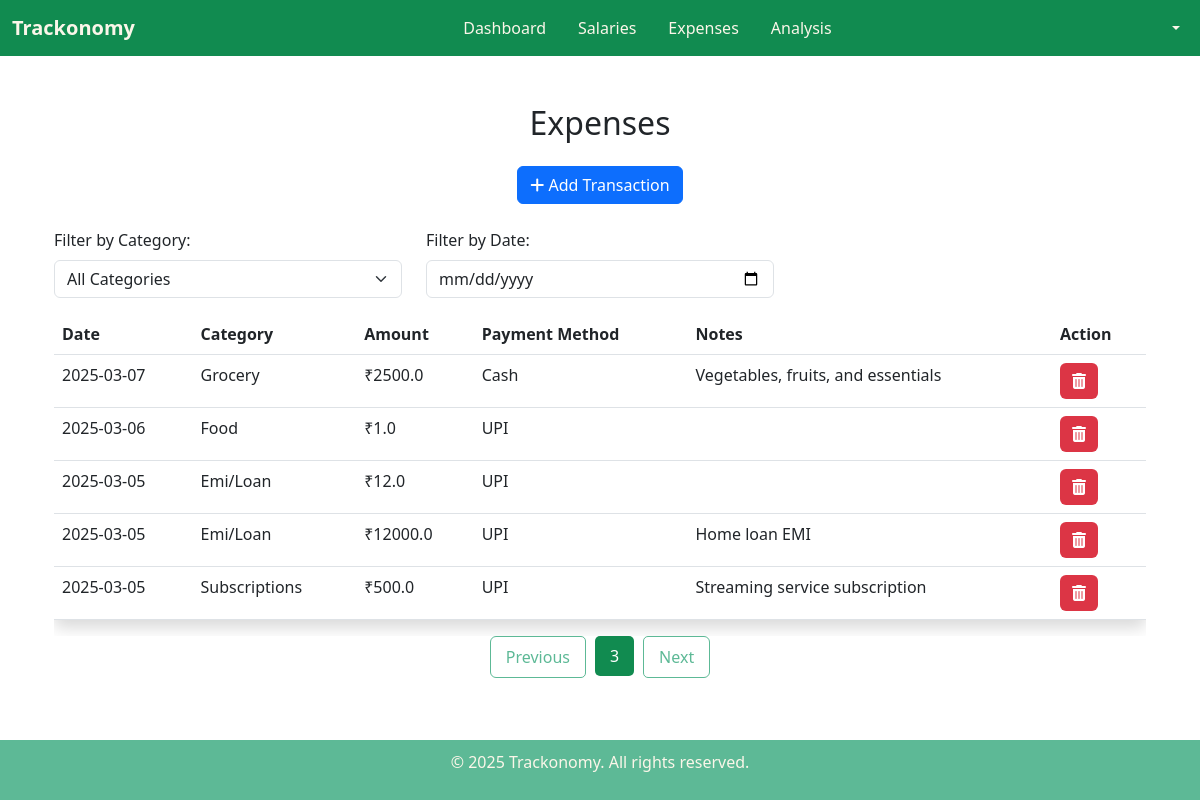
The app's page /expenses?page=3&category=&date= (signed in) with its own data.
### tables this page shows
CREATE TABLE expenses (
            id INTEGER PRIMARY KEY AUTOINCREMENT,
            user_id INTEGER NOT NULL,
            amount REAL NOT NULL,
            category TEXT NOT NULL,
            date TEXT NOT NULL,
            description TEXT,
            payment_method TEXT NOT NULL, recurring INTEGER DEFAULT 0, last_added DATE, salary_id INTEGER,
            FOREIGN KEY (user_id) REFERENCES users (id)
        );

### app.py (the view)
@app.route('/expenses')
def expenses():
    if 'username' not in session:
        return redirect(url_for('login'))
    user_id = session['user_id']
    page = request.args.get('page', 1, type=int)
    category = request.args.get('category', '', type=str)
    date = request.args.get('date', '', type=str)
    limit = 5  # Show 5 expenses per page
    offset = (page - 1) * limit
    conn = get_db_connection()
    cursor = conn.cursor()
    cursor.execute("SELECT id, amount, salary_type FROM salaries WHERE user_id = ?", (user_id,))
    salaries = cursor.fetchall()
    query_count = "SELECT COUNT(*) FROM expenses WHERE user_id = ?"
    params_count = [user_id]
    query = "SELECT * FROM expenses WHERE user_id = ?"
    params = [user_id]
    if category:
        query += " AND category = ?"
        params.append(category)
        query_count += " AND category = ?"
        params_count.append(category)
    if date:
        query += " AND date = ?"
        params.append(date)
        query_count += " AND date = ?"
        params_count.append(date)
    query += " ORDER BY date DESC LIMIT ? OFFSET ?"
    params.extend([limit, offset])
    cursor.execute(query_count, params_count)
    total_expenses = cursor.fetchone()[0]
    total_pages = (total_expenses + limit - 1) // limit  # Calculate total pages
    cursor.execute(query, params)
    expenses = cursor.fetchall()
    conn.close()
    return render_template(
        'expenses.html',
        expenses=expenses,
        page=page,
        total_pages=total_pages,
        category=category,
        date=date,
        salaries=salaries
    )

### app.py (called while the page is built)
def get_db_connection():
    conn = sqlite3.connect(DATABASE)
    conn.row_factory = sqlite3.Row  # Allows fetching results as dictionaries
    return conn

### templates/expenses.html (shortened to what this page needs)
{% extends 'base.html' %}
{% block content %}
<link rel="stylesheet" href="https://cdn.jsdelivr.net/npm/bootstrap@5.3.0/dist/css/bootstrap.min.css">
<div class="container mt-4">
    <h2 class="text-center mb-4">Expenses</h2>
    <div class="text-center mb-4">
        <button class="btn btn-primary" onclick="openPopup()">
            <i class="fas fa-plus"></i> Add Transaction
        </button>
    </div>
    <div class="row mb-3">
        <div class="col-md-4">
            <label for="categoryFilter" class="form-label">Filter by Category:</label>
            <select id="categoryFilter" class="form-select" onchange="applyFilters()">
                <option value="">All Categories</option>
            </select>
        </div>
        <div class="col-md-4">
            <label for="dateFilter" class="form-label">Filter by Date:</label>
            <input type="date" id="dateFilter" class="form-control" onchange="applyFilters()">
        </div>
    </div>
    <div class="table-responsive">
        <table class="table table-hover shadow rounded" style="background-color: #FBF6E9;">
            <thead style="background-color: #E3F0AF; color: #333;">
                <tr>
                    <th>Date</th>
                    <th>Category</th>
                    <th>Amount</th>
                    <th>Payment Method</th>
                    <th>Notes</th>
                    <th>Action</th>
                </tr>
            </thead>
            <tbody>
                {% if expenses %}
                {% for expense in expenses %}
                    <tr>
                        <td>{{ expense[4] }}</td>
                        <td>{{ expense[3] }}</td>
                        <td>₹{{ expense[2] }}</td>
                        <td>{{ expense[6] }}</td>
                        <td>{{ expense[5] }}</td>
                        <td>
                            <form action="{{ url_for('delete_transaction', transaction_id=expense[0]) }}" method="post">
                                <button type="submit" class="btn btn-danger">
                                    <i class="fas fa-trash-alt"></i>
                                </button>
                            </form>
                        </td>
                    </tr>
                {% endfor %}
                {% else %}
                    <tr>
                        <td colspan="6" class="text-center">No expenses available.</td>
                    </tr>
                {% endif %}
            </tbody>
        </table>
    </div>
</div>
<nav>
    <ul class="pagination justify-content-center">
        {% if page > 1 %}
            <li class="page-item">
                <a class="page-link" href="{{ url_for('expenses', page=page-1, category=request.args.get('category', ''), date=request.args.get('date', '')) }}">Previous</a>
            </li>
        {% endif %}
        <li class="page-item active">
            <span class="page-link">{{ page }}</span>
        </li>
        {% if page < total_pages %}
            <li class="page-item">
                <a class="page-link" href="{{ url_for('expenses', page=page+1, category=request.args.get('category', ''), date=request.args.get('date', '')) }}">Next</a>
            </li>
        {% endif %}
    </ul>
</nav>
{% endblock %}

### templates/base.html (style rules this page uses)
body { color: #333; font-family: 'Poppins', sans-serif; min-height: 100vh; display: flex; flex-direction: column; }

### templates/expenses.html (style rules this page uses)
.btn-danger { background-color: #dc3545; border: none; }
.pagination { display: flex; list-style: none; padding: 0; }
.page-item { margin: 0 5px; }
.page-link { padding: 8px 15px; text-decoration: none; border-radius: 5px; border: 1px solid #5DB996; color: #5DB996; transition: all 0.3s ease; }
.page-item.active .page-link { background-color: #118B50; color: white; border: none; cursor: default; }

### records on screen
expenses: date "2025-03-07", category "Grocery", amount "2500.0", payment_method "Cash", description "Vegetables, fruits, and essentials"
expenses: date "2025-03-06", category "Food", amount "1.0", payment_method "UPI"
expenses: date "2025-03-05", category "Emi/Loan", amount "12.0", payment_method "UPI"
expenses: date "2025-03-05", category "Emi/Loan", amount "12000.0", payment_method "UPI", description "Home loan EMI"
expenses: date "2025-03-05", category "Subscriptions", amount "500.0", payment_method "UPI", description "Streaming service subscription"

### other values on screen
{{ page }} "3"
